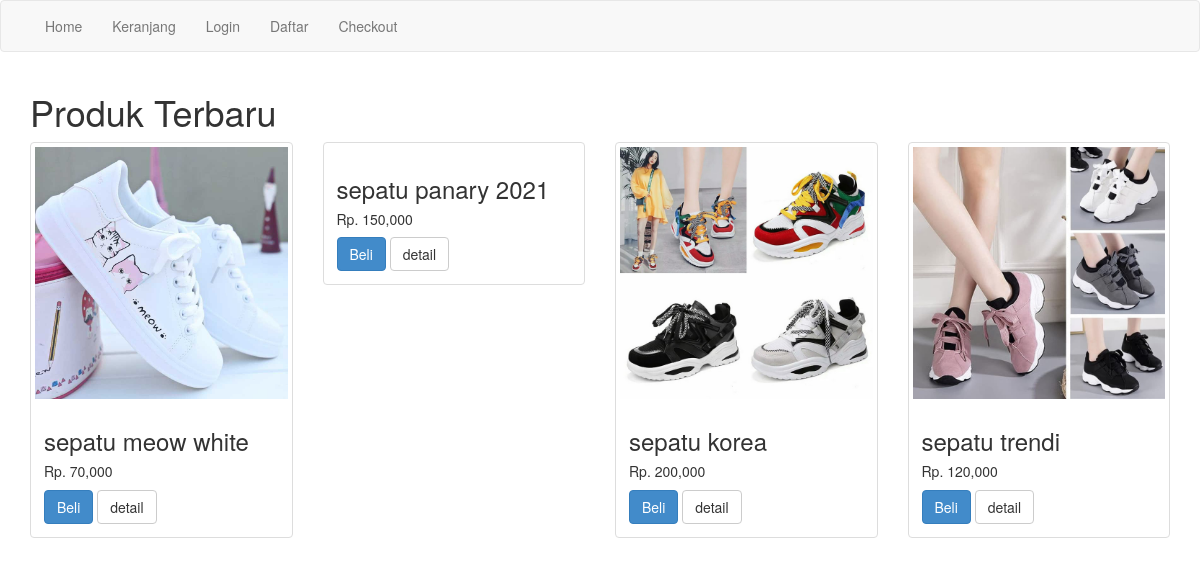
The app's page /trainittokosepatu/index.php with its own data.
### tables this page shows
CREATE TABLE `produk` (
  `id_produk` int(11) NOT NULL AUTO_INCREMENT,
  `nama_produk` varchar(100) NOT NULL,
  `harga_produk` int(11) NOT NULL,
  `berat_produk` int(11) NOT NULL,
  `foto_produk` varchar(100) NOT NULL,
  `deskripsi_produk` text NOT NULL,
  PRIMARY KEY (`id_produk`)
);

### trainittokosepatu/index.php (the view, shortened to what this page needs)
<?php
include 'koneksi.php';
?>
<!DOCTYPE html>
<html>
<head>
	<link rel="stylesheet" href="admin/assets/css/bootstrap.css">
</head>
<body>
<?php include 'menu.php'; ?>
<section class="konten">
	<div class="container">
		<h1>Produk Terbaru</h1>
		<div class="row">
			<?php $ambil = $koneksi->query("SELECT * FROM produk "); ?>
			<?php while($perproduk = $ambil->fetch_assoc()){ ?>
			<div class="col-md-3">
				<div class="thumbnail">
					<img src="foto_produk/<?php echo $perproduk['foto_produk']; ?>" alt="">
					<div class="caption">
						<h3><?php echo $perproduk['nama_produk']; ?></h3>
						<h5>Rp. <?php echo number_format($perproduk['harga_produk']); ?></h5>
						<a href="beli.php?id=<?php echo $perproduk['id_produk']; ?>" class="btn btn-primary">Beli</a>
						<a href="detail.php?id=<?php echo $perproduk["id_produk"]; ?>" class="btn btn-default">detail</a>
					</div>
				</div>
			</div>
			<?php } ?>
		</div>
	</div>
</section>
</body>
</html>

### trainittokosepatu/menu.php
<nav class="navbar navbar-default">
	<div class="container">
		<ul class="nav navbar-nav">
			<li><a href="index.php">Home</a></li>
			<li><a href="keranjang.php">Keranjang</a></li>
			<?php if (isset($_SESSION["pelanggan"])): ?>
				<li><a href="logout.php">Logout</a></li>
			<?php else: ?>
				<li><a href="login.php">Login</a></li>
				<li><a href="daftar.php">Daftar</a></li>
			<?php endif ?>
			<li><a href="checkout.php">Checkout</a></li>
		</ul>
	</div>
</nav>

### records on screen
produk: foto_produk (picture), nama_produk "sepatu meow white", harga_produk "70,000"
produk: nama_produk "sepatu panary 2021", harga_produk "150,000"
produk: foto_produk (picture), nama_produk "sepatu korea", harga_produk "200,000"
produk: foto_produk (picture), nama_produk "sepatu trendi", harga_produk "120,000"
